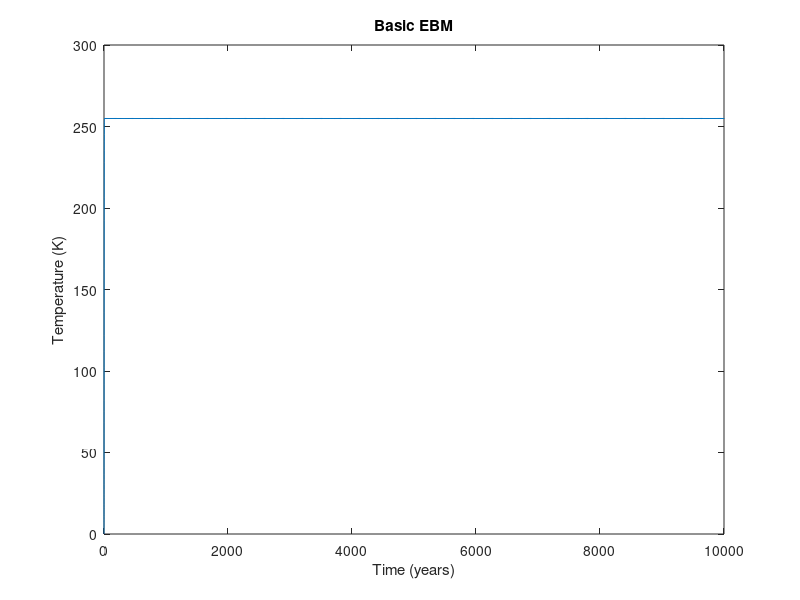
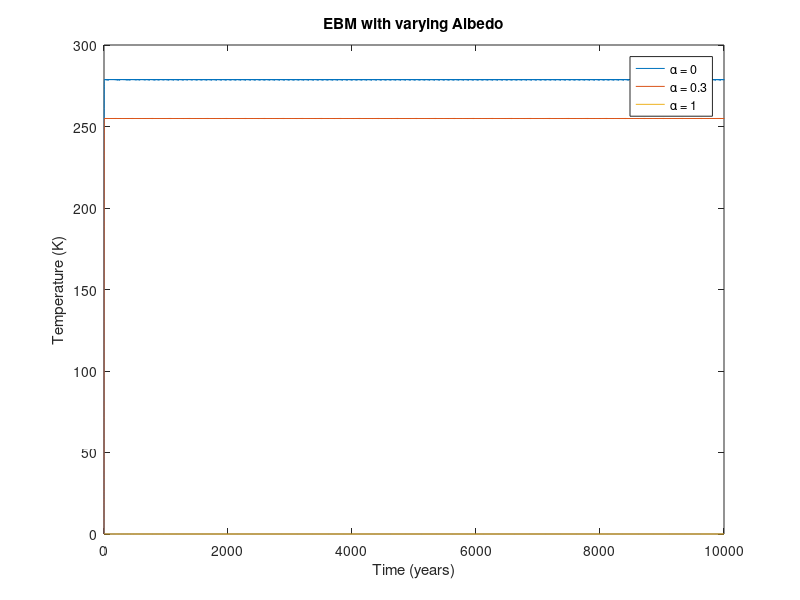
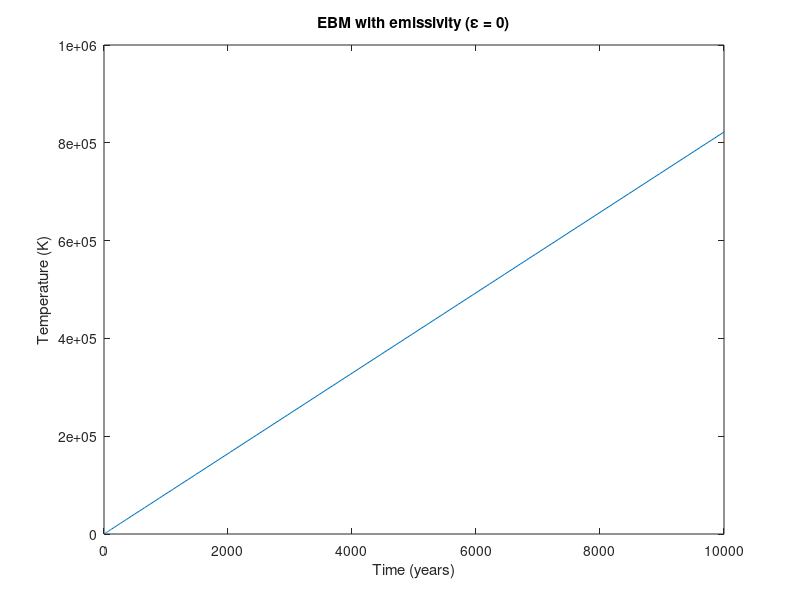
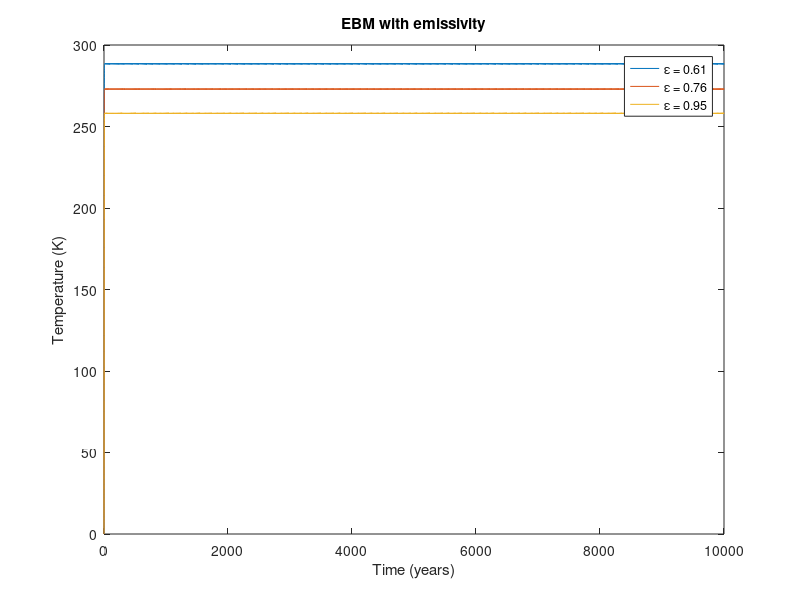

Reproduce these figures in MATLAB, in order.
% Global Temperature Modeling (INFO-F305)
% This script contains models for simulating the global average temperature.

%%% CONSTANTS %%%
R = 2.912;                          % Heat capacity (W-yr/m^2/K)
Q = 342;                            % Average global solar radiation (W/m^2)
alpha = 0.3;                        % Albedo of the planet
sigma = 5.67e-8;                    % Stefan-Boltzmann constant (W/m^2/K^4)
T0 = 0;                             % Starting from freezing point of water
tspan = [0, 10000];                 % Simulate for 10000 years

%%% QUESTION 1 %%%
[t, T] = ode45(@(t, T) (Q * (1 - alpha) - sigma * T^4) / R, tspan, T0);

plot(t, T);
title('Basic EBM');
xlabel('Time (years)');
ylabel('Temperature (K)');

%%% QUESTION 2 %%%
alphas = [0, 0.3, 1];
legends = cell(1, 3);
figure; % Open a new figure window
for i = 1:length(alphas)
    a = alphas(i);
    [t, T] = ode45(@(t, T) (Q * (1 - a) - sigma * T^4) / R, tspan, T0);
    legends{i} = ['α = ', num2str(a)];
    plot(t, T);
    hold on;
end
hold off;

title('EBM with varying Albedo');
legend(legends);
xlabel('Time (years)');
ylabel('Temperature (K)');

%%% QUESTION 3 %%%
% emissivity = 0
epsilon = 0.00; % Emissivity factor
figure;
[t, T] = ode45(@(t, T) (Q * (1 - alpha) - epsilon * sigma * T^4) / R, tspan, T0);
plot(t, T);
title('EBM with emissivity (ε = 0)');
xlabel('Time (years)');
ylabel('Temperature (K)');

% emissivity in [0.61, 0.76, 0.95]
epsilons = [0.61, 0.76, 0.95];
legends = cell(1, 3);
figure;
for i = 1:length(epsilons)
    e = epsilons(i);
    [t, T] = ode45(@(t, T) (Q * (1 - alpha) - e * sigma * T^4) / R, tspan, T0);
    legends{i} = ['ε = ', num2str(e)];
    plot(t, T);
    hold on;
end
hold off;

title('EBM with emissivity');
legend(legends);
xlabel('Time (years)');
ylabel('Temperature (K)');


%%% QUESTION 4 %%%
T0 = -273.15;               % Temperature in Celsius (0K)
R = 2.912;                  % Heat capacity (W-yr/m^2/K)
A = 202;                    % Constant in W/m^2
B = 1.90;                   % Constant in W/m^2/°C

% Temperature conversion is not needed for constants A and B as they are already for °C.
% However, the temperature T in the equation must be converted from Kelvin to Celsius.
figure;
[t, T] = ode45(@(t, T) (Q * (1 - alpha) - (A + B * T)) / R, tspan, T0);
plot(t, T);
title('EBM with Temperature-Dependent OLR (in Celsius)');
xlabel('Time (years)');
ylabel('Temperature (C)');


%%% QUESTION 5 %%%
T0 = 14.84;               % Temperature in Celsius
alpha_temp = @(T) 0.5 + 0.2 * tanh(0.1 * (265 - T - 273.5));
figure;
[t, T] = ode45(@(t, T) (Q * (1 - alpha_temp(T)) - (A + B * T)) / R, tspan, T0);
plot(t, T);
title('EBM with Temperature-Dependent Albedo');
xlabel('Time (years)');
ylabel('Temperature (C)');
ylim([14 20]);
